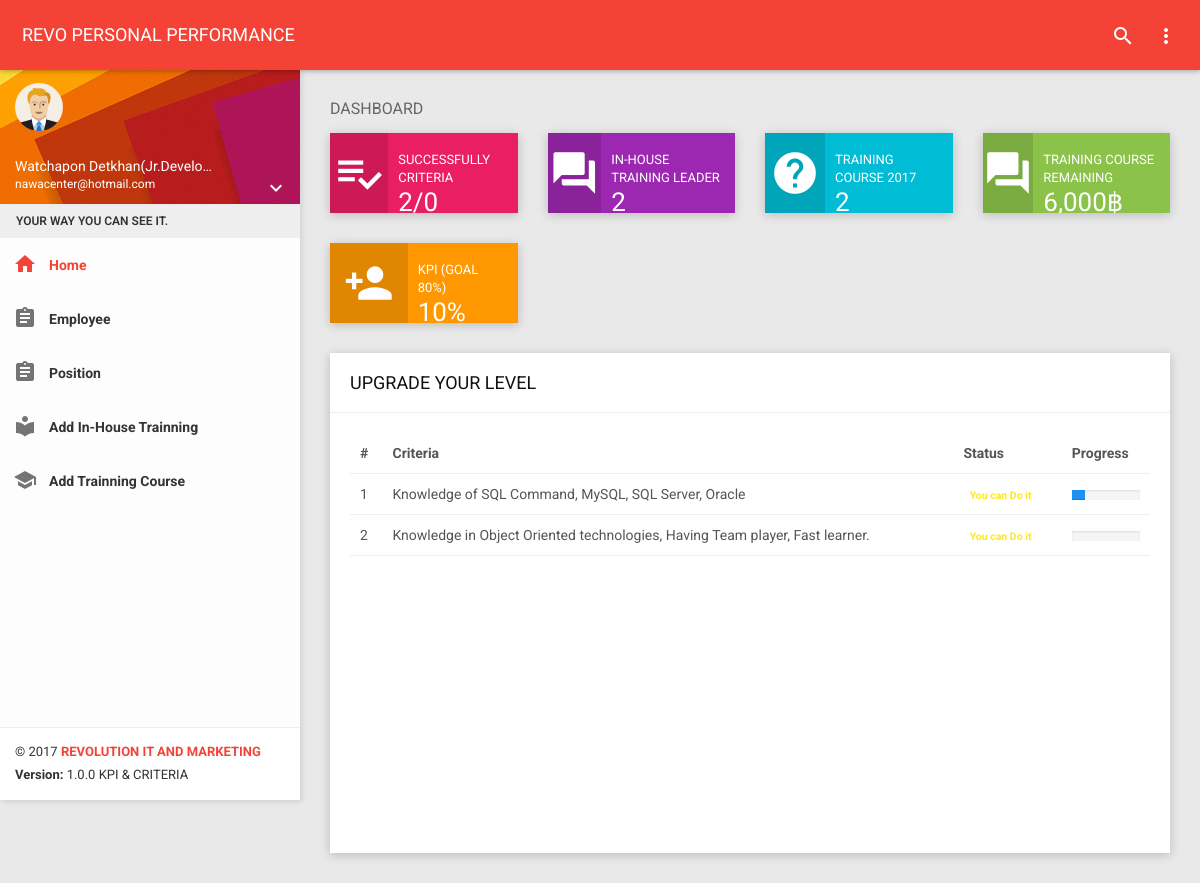
/dashboard.php?page=listcriteria (signed in), run on the app's committed database.
### tables this page shows
CREATE TABLE `criteria` (
  `id` mediumint(9) NOT NULL,
  `employee_id` smallint(6) NOT NULL,
  `position_criteria_id` int(3) NOT NULL,
  `criteria_detail` text,
  `approver_id` smallint(6) NOT NULL,
  `progress` smallint(6) NOT NULL,
  `status` enum('You can Do it','Trying','Well Done') NOT NULL,
  `color` varchar(20) NOT NULL
);

### controller/dashboard.php (called while the page is built, shortened)
<?php
require_once("class/criteria.php");
$obj_criteria= new criteria;
$data_criteria_list=$obj_criteria->listCriteria();
 ?>

### controller/class/database.php (called while the page is built, shortened)
<?php
Class MyDatabase
{
  function MyDatabase()
  {
    $server="localhost";
    $user="root";
    $pass="000000";
    $database="kpi";
    $this->con=mysqli_connect($server,$user,$pass,$database);
  }
  function fncSelectRecord($strCondition)
  {
      $strSQL = "$strCondition";
      $objQuery =mysqli_query($this->con,$strSQL);
      if(!$objQuery){
        $num_rows =0;
      }else{
        $num_rows = mysqli_num_rows($objQuery);
      }
      $rowResult = array();
      if ($num_rows>0) {
        while($row =mysqli_fetch_assoc($objQuery)){
        $rowResult[] = $row;
      }
  }
    return   $rowResult;
  }
  function __destruct() {
      return mysqli_close($this->con);
    }
}
 ?>

### controller/class/criteria.php (called while the page is built, shortened)
<?php
require_once("database.php");
class criteria
{
  public function listCriteria()
  {
$employee_id = $_SESSION['employee_id'];
$clsMyDB = new MyDatabase();
$sqlCondition = "SELECT c.id,c.position_criteria_id,c.criteria_detail,c.approver_id,c.progress,c.status,c.color, a.name FROM criteria c LEFT JOIN account a ON c.employee_id=a.employee_id WHERE c.employee_id ='$employee_id'";
$objSelect = $clsMyDB->fncSelectRecord($sqlCondition);
if(!$objSelect)
{
$data="No data";
}
else{
$data=$objSelect;
}
return $data;
  }
}
 ?>

### listcriteria.php (the view)
<?php
$totaldata=count($data_criteria_list);
if($totaldata>0){
 ?>
 <div class="header">
     <h2>UPGRADE YOUR LEVEL</h2>
 </div>
 <div class="body">
  <div class="table-responsive">
      <table class="table table-hover dashboard-task-infos">
          <thead>
              <tr>
                  <th>#</th>
                  <th>Criteria</th>
                  <th>Status</th>
                  <th>Progress</th>
              </tr>
          </thead>
          <tbody>
          <?php
          for ($i=0; $i <$totaldata ; $i++) {
            ?>
            <tr>
                <td><?= ($i+1) ?></td>
                <td><?=$data_criteria_list[$i]["criteria_detail"]?></td>
                <td><span class="label <?=$data_criteria_list[$i]["color"]?>"><?=$data_criteria_list[$i]["status"]?></span></td>
                <td>
                    <div class="progress">
                        <div class="progress-bar <?=$data_criteria_list[$i]["color"]?>" role="progressbar" aria-valuenow="<?=$data_criteria_list[$i]["progress"];?>" aria-valuemin="0" aria-valuemax="100" style="width: <?=$data_criteria_list[$i]["progress"];?>%"></div>
                    </div>
                </td>
            </tr>
<?php
}
 ?>
          </tbody>
      </table>
  </div>
   </div>
  <?php
}else{
  echo "no data";
}
   ?>

### data on the page
criteria: criteria_detail "Knowledge of SQL Command, MySQL, SQL Server, Oracle", status "You can Do it", progress 20 (drawn)
criteria: criteria_detail "Knowledge in Object Oriented technologies, Having Team player, Fast learner.", status "You can Do it"

### other printed values
$_SESSION['name'] "Watchapon Detkhan"
$_SESSION['position_name'] "Jr.Develo…"
$_SESSION['username'] "nawacenter@hotmail.com"
$data_criteria "2"
$data_criteria_all "0"
$data_count_in_house "2"
$data_count_trainning_course "2"
$data_trainning_remaining "6,000"
$data_kpi "10"
